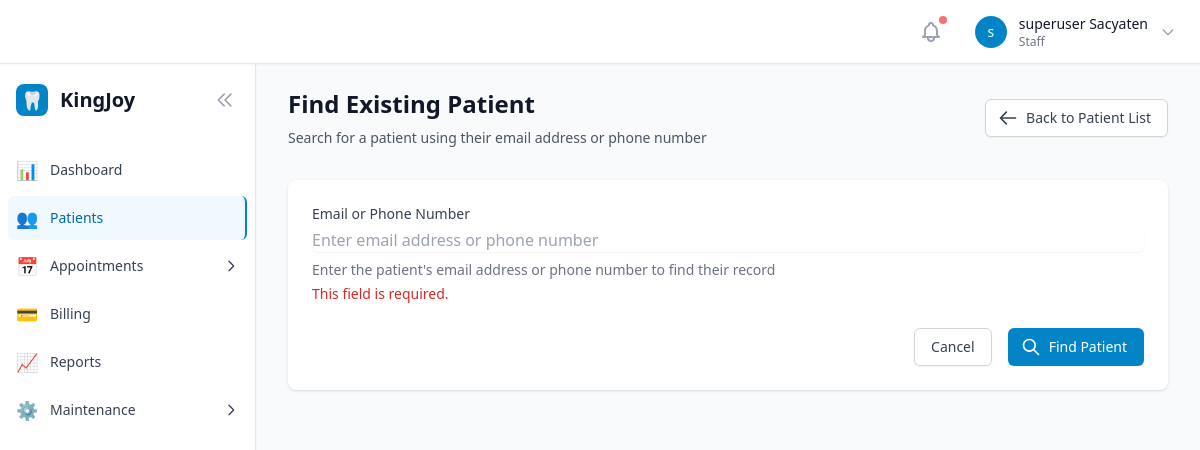
Screenshot of /patients/find/ (signed in) with the database file from the repository.
### users/models.py (models this page shows, shortened)
class User(AbstractUser):
    role = models.ForeignKey(Role, on_delete=models.PROTECT, null=True, blank=True)
    phone = models.CharField(max_length=20, blank=True)
    is_active_dentist = models.BooleanField(default=False, help_text="Can accept appointments")
    created_at = models.DateTimeField(auto_now_add=True)
    updated_at = models.DateTimeField(auto_now=True)
    def has_permission(self, module_name):
        if self.is_superuser:
            return True
        if not self.role or self.role.is_archived:  # Users with archived roles lose access
            return False
        return self.role.permissions.get(module_name, False)

class Role(models.Model):
    ADMIN = 'admin'
    DENTIST = 'dentist'
    STAFF = 'staff'
    ROLE_CHOICES = [
        (ADMIN, 'Admin'),
        (DENTIST, 'Dentist'),
        (STAFF, 'Staff'),
    ]
    name = models.CharField(max_length=50, unique=True)
    display_name = models.CharField(max_length=100)
    description = models.TextField(blank=True)
    permissions = models.JSONField(default=dict, help_text="Module permissions")
    is_default = models.BooleanField(default=False)
    is_archived = models.BooleanField(default=False, help_text="Archived roles are hidden from user assignment")
    created_at = models.DateTimeField(auto_now_add=True)
    updated_at = models.DateTimeField(auto_now=True)
    class Meta:
        ordering = ['name']

### patients/views.py (the view)
# urls.py: path('find/', views.FindPatientView.as_view(), name='find_patient'),
class FindPatientView(LoginRequiredMixin, ListView):
    model = Patient
    template_name = 'patients/find_patient.html'
    context_object_name = 'patients'
    def dispatch(self, request, *args, **kwargs):
        if not request.user.has_permission('patients'):
            messages.error(request, 'You do not have permission to access this page.')
            return redirect('core:dashboard')
        return super().dispatch(request, *args, **kwargs)
    def get_queryset(self):
        identifier = self.request.GET.get('identifier', '').strip()
        if not identifier:
            return Patient.objects.none()
        return Patient.objects.filter(
            Q(email__iexact=identifier) | Q(contact_number=identifier)
        ).order_by('last_name', 'first_name')
    def get_context_data(self, **kwargs):
        context = super().get_context_data(**kwargs)
        context['form'] = FindPatientForm(self.request.GET)
        context['identifier'] = self.request.GET.get('identifier', '')
        if context['identifier'] and not context['patients']:
            context['suggest_create'] = True
        return context

### patients/forms.py (shortened to what this page needs)
class FindPatientForm(forms.Form):
    identifier = forms.CharField(
        max_length=100,
        widget=forms.TextInput(attrs={
            'class': 'mt-1 block w-full rounded-md border-gray-300 shadow-sm focus:border-primary-500 focus:ring-primary-500',
            'placeholder': 'Enter email address or phone number'
        }),
        label='Email or Phone Number',
        help_text='Enter the patient\'s email address or phone number to find their record'
    )

### users/templatetags/user_tags.py (called while the page is built)
@register.filter
def has_permission(user, module_name):
    if not user or not user.is_authenticated:
        return False
    if user.is_superuser:
        return True
    if not hasattr(user, 'role') or not user.role:
        return False
    return user.role.permissions.get(module_name, False)

### templates/patients/find_patient.html (shortened to what this page needs)
{% extends "base.html" %}
{% block content %}
<div class="max-w-4xl mx-auto">
    <div class="mb-8">
        <div class="flex items-center justify-between">
            <div>
                <h1 class="text-2xl font-bold text-gray-900">Find Existing Patient</h1>
                <p class="mt-2 text-sm text-gray-600">
                    Search for a patient using their email address or phone number
                </p>
            </div>
            <a href="{% url 'patients:patient_list' %}"
               class="inline-flex items-center px-4 py-2 border border-gray-300 rounded-md shadow-sm text-sm font-medium text-gray-700 bg-white hover:bg-gray-50 focus:outline-none focus:ring-2 focus:ring-offset-2 focus:ring-primary-500">
                <svg class="-ml-1 mr-2 h-5 w-5" fill="none" stroke="currentColor" viewBox="0 0 24 24">
                    <path stroke-linecap="round" stroke-linejoin="round" stroke-width="2" d="M10 19l-7-7m0 0l7-7m-7 7h18"></path>
                </svg>
                Back to Patient List
            </a>
        </div>
    </div>
    <div class="bg-white shadow rounded-lg p-6">
        <form method="get" class="space-y-6">
            <div>
                <label for="{{ form.identifier.id_for_label }}" class="block text-sm font-medium text-gray-700">
                    {{ form.identifier.label }}
                </label>
                {{ form.identifier }}
                {% if form.identifier.help_text %}
                    <p class="mt-2 text-sm text-gray-500">{{ form.identifier.help_text }}</p>
                {% endif %}
                {% if form.identifier.errors %}
                    <div class="mt-1 text-sm text-red-600">
                        {% for error in form.identifier.errors %}
                            <p>{{ error }}</p>
                        {% endfor %}
                    </div>
                {% endif %}
            </div>
            <div class="flex items-center justify-end space-x-4">
                <a href="{% url 'patients:patient_list' %}"
                   class="inline-flex items-center px-4 py-2 border border-gray-300 rounded-md shadow-sm text-sm font-medium text-gray-700 bg-white hover:bg-gray-50 focus:outline-none focus:ring-2 focus:ring-offset-2 focus:ring-primary-500">
                    Cancel
                </a>
                <button type="submit"
                        class="inline-flex items-center px-4 py-2 border border-transparent rounded-md shadow-sm text-sm font-medium text-white bg-primary-600 hover:bg-primary-700 focus:outline-none focus:ring-2 focus:ring-offset-2 focus:ring-primary-500">
                    <svg class="-ml-1 mr-2 h-5 w-5" fill="none" stroke="currentColor" viewBox="0 0 24 24">
                        <path stroke-linecap="round" stroke-linejoin="round" stroke-width="2" d="M21 21l-6-6m2-5a7 7 0 11-14 0 7 7 0 0114 0z"></path>
                    </svg>
                    Find Patient
                </button>
            </div>
        </form>
    </div>
                                    {% endblock %}

### templates/base.html (shortened to what this page needs)
<!DOCTYPE html>
<html lang="en">
<head>
    <script src="https://cdn.tailwindcss.com"></script>
</head>
<body class="bg-gray-50 h-screen overflow-hidden" x-data="{ sidebarOpen: false, isMobile: window.innerWidth < 768 }" @resize.window="isMobile = window.innerWidth < 768">
    {% if user.is_authenticated %}
        <nav class="fixed top-0 left-0 right-0 bg-white border-b border-gray-200 shadow-sm z-40 h-16">
            <div class="flex items-center justify-between h-full px-4">
                <div class="flex items-center space-x-4">
                    <div class="relative" x-data="{ notificationOpen: false }">
                        <button @click="notificationOpen = !notificationOpen" class="p-2 text-gray-400 hover:text-gray-600 hover:bg-gray-100 rounded-full focus:outline-none focus:ring-2 focus:ring-primary-500 transition-colors duration-150">
                            <span class="absolute top-1 right-1 block h-2 w-2 rounded-full bg-red-400"></span>
                        </button>
                    </div>
                    <div class="relative" x-data="{ profileOpen: false }">
                        <button @click="profileOpen = !profileOpen" class="flex items-center space-x-3 p-2 text-gray-700 hover:bg-gray-100 rounded-lg focus:outline-none focus:ring-2 focus:ring-primary-500 transition-colors duration-150">
                            <div class="w-8 h-8 rounded-full bg-primary-600 flex items-center justify-center">
                                <span class="text-sm font-medium text-white">{{ user.first_name|first|default:user.username|first }}</span>
                            </div>
                            <div class="hidden sm:block text-left">
                                <p class="text-sm font-medium text-gray-900">{{ user.get_full_name|default:user.username }}</p>
                                <p class="text-xs text-gray-500">{{ user.role.display_name|default:"Staff" }}</p>
                            </div>
                            <svg class="hidden sm:block w-4 h-4 text-gray-400" fill="none" stroke="currentColor" viewBox="0 0 24 24">
                                <path stroke-linecap="round" stroke-linejoin="round" stroke-width="2" d="M19 9l-7 7-7-7"></path>
                            </svg>
                        </button>
                    </div>
                </div>
            </div>
        </nav>
        <div class="hidden md:flex md:flex-shrink-0 md:fixed md:inset-y-0 md:left-0 md:z-30 md:top-16">
            <div class="flex flex-col">
                <div class="flex flex-col h-full pt-5 pb-4 overflow-y-auto bg-white border-r border-gray-200 shadow-sm" :class="{ 'w-64': !collapsed, 'w-16': collapsed }" x-data="{ collapsed: false }">
                    <div class="flex items-center flex-shrink-0 px-4" :class="{ 'px-4': !collapsed, 'px-2': collapsed }">
                        <div class="flex items-center">
                            <div class="w-8 h-8 bg-primary-600 rounded-lg flex items-center justify-center">
                                <span class="text-white font-bold text-lg">🦷</span>
                            </div>
                            <h1 class="ml-3 text-xl font-bold text-gray-900 transition-opacity duration-200" :class="{ 'opacity-100': !collapsed, 'opacity-0 w-0 overflow-hidden': collapsed }" x-show="!collapsed">
                                KingJoy
                            </h1>
                        </div>
                        <button @click="collapsed = !collapsed" class="ml-auto p-1 rounded-md text-gray-400 hover:text-gray-600 hover:bg-gray-100 focus:outline-none focus:ring-2 focus:ring-primary-500">
                            <svg class="w-5 h-5 transform transition-transform duration-200" :class="{ 'rotate-180': collapsed }" fill="none" stroke="currentColor" viewBox="0 0 24 24">
                                <path stroke-linecap="round" stroke-linejoin="round" stroke-width="2" d="M11 19l-7-7 7-7m8 14l-7-7 7-7"></path>
                            </svg>
                        </button>
                    </div>
                    <nav class="mt-8 flex-1 px-2 space-y-1 pb-4">
                        <a href="{% url 'core:dashboard' %}" class="{% if request.resolver_match.url_name == 'dashboard' %}bg-primary-50 border-r-2 border-primary-600 text-primary-700{% else %}text-gray-700 hover:bg-gray-50{% endif %} group flex items-center px-2 py-2 text-sm font-medium rounded-md transition-colors duration-150">
                            <span class="mr-3 text-lg">📊</span>
                            <span :class="{ 'opacity-100': !collapsed, 'opacity-0 w-0 overflow-hidden': collapsed }" x-show="!collapsed">Dashboard</span>
                        </a>
                        <a href="{% url 'patients:patient_list' %}" class="{% if 'patients' in request.resolver_match.namespace %}bg-primary-50 border-r-2 border-primary-600 text-primary-700{% else %}text-gray-700 hover:bg-gray-50{% endif %} group flex items-center px-2 py-2 text-sm font-medium rounded-md transition-colors duration-150">
                            <span class="mr-3 text-lg">👥</span>
                            <span :class="{ 'opacity-100': !collapsed, 'opacity-0 w-0 overflow-hidden': collapsed }" x-show="!collapsed">Patients</span>
                        </a>
                        <div x-data="{ open: {% if 'appointments' in request.resolver_match.namespace %}true{% else %}false{% endif %} }">
                            <button @click="open = !open" class="{% if 'appointments' in request.resolver_match.namespace %}bg-primary-50 border-r-2 border-primary-600 text-primary-700{% else %}text-gray-700 hover:bg-gray-50{% endif %} group w-full flex items-center px-2 py-2 text-sm font-medium rounded-md transition-colors duration-150">
                                <span class="mr-3 text-lg">📅</span>
                                <span :class="{ 'opacity-100': !collapsed, 'opacity-0 w-0 overflow-hidden': collapsed }" x-show="!collapsed">Appointments</span>
                            </button>
                        </div>
                        <a href="#" class="text-gray-700 hover:bg-gray-50 group flex items-center px-2 py-2 text-sm font-medium rounded-md transition-colors duration-150">
                            <span class="mr-3 text-lg">💳</span>
                            <span :class="{ 'opacity-100': !collapsed, 'opacity-0 w-0 overflow-hidden': collapsed }" x-show="!collapsed">Billing</span>
                        </a>
                        <a href="#" class="text-gray-700 hover:bg-gray-50 group flex items-center px-2 py-2 text-sm font-medium rounded-md transition-colors duration-150">
                            <span class="mr-3 text-lg">📈</span>
                            <span :class="{ 'opacity-100': !collapsed, 'opacity-0 w-0 overflow-hidden': collapsed }" x-show="!collapsed">Reports</span>
                        </a>
                        {% load user_tags %}
                        {% if user|has_permission:"maintenance" %}
                        <div x-data="{ open: {% if 'users' in request.resolver_match.namespace or 'services' in request.resolver_match.namespace or 'core' in request.resolver_match.namespace and request.resolver_match.url_name != 'dashboard' %}true{% else %}false{% endif %} }">
                            <button @click="open = !open" class="{% if 'users' in request.resolver_match.namespace or 'services' in request.resolver_match.namespace or 'core' in request.resolver_match.namespace and request.resolver_match.url_name != 'dashboard' %}bg-primary-50 border-r-2 border-primary-600 text-primary-700{% else %}text-gray-700 hover:bg-gray-50{% endif %} group w-full flex items-center px-2 py-2 text-sm font-medium rounded-md transition-colors duration-150">
                                <span class="mr-3 text-lg">⚙️</span>
                                <span :class="{ 'opacity-100': !collapsed, 'opacity-0 w-0 overflow-hidden': collapsed }" x-show="!collapsed">Maintenance</span>
                            </button>
                        </div>
                        {% endif %}
                    </nav>
                </div>
            </div>
        </div>
        <div class="flex flex-col h-screen pt-16" :class="{ 'md:ml-64': true }">
            <main class="flex-1 overflow-y-auto pb-20 md:pb-0">
                <div class="px-4 sm:px-6 lg:px-8 py-6">
                    {% block content %}
                    {% endblock %}
                </div>
            </main>
        </div>
    {% endif %}
</body>
</html>

### rows the page displays
User: first_name|first "s", get_full_name "superuser Sacyaten", role.display_name "Staff"

### other values shown
{{ error }} "This field is required."
